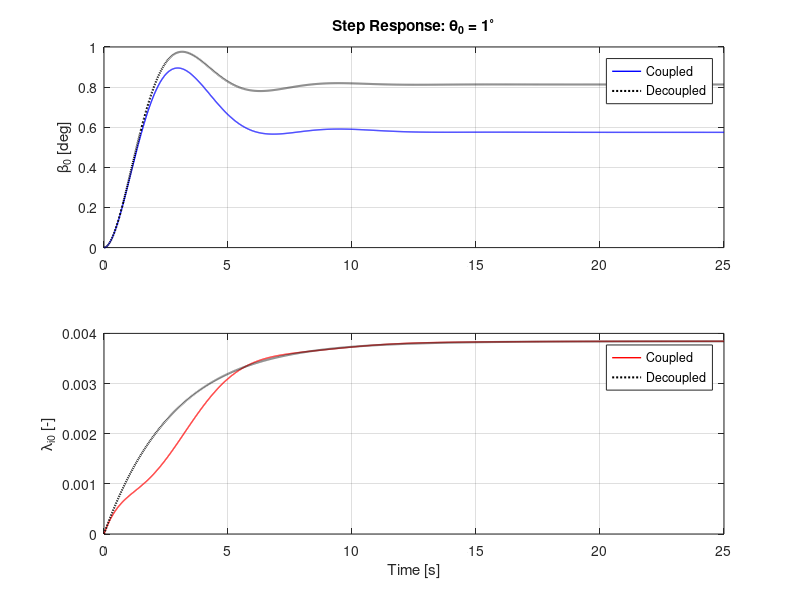
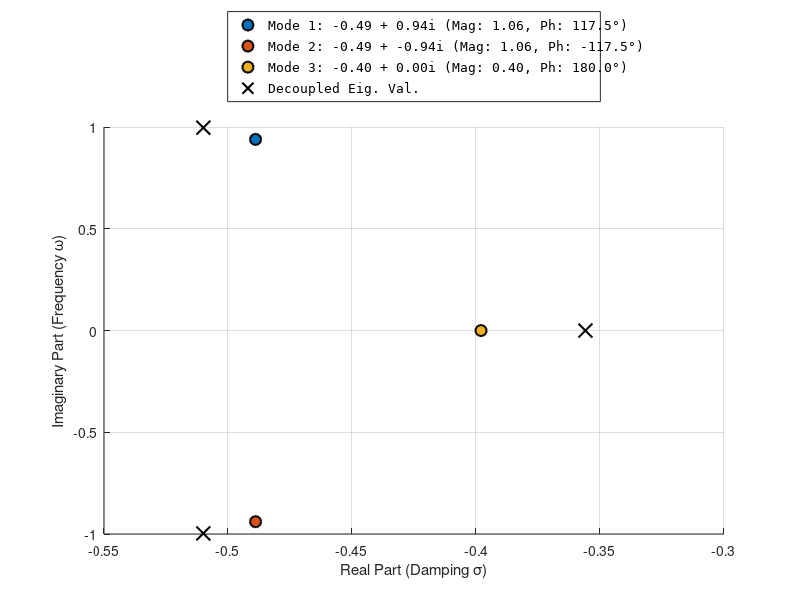

MATLAB code to generate these figures, in order:
% Helicopter Flapping and Dynamic Inflow Analysis
clear; clc; close all;

% Toggle: 1 = 6x6 Cyclic Analysis | 0 = 3x3 Coning Analysis
isSixVec = 0; %[0,1];
pos0 = get(0,'defaultFigurePosition');

for idxSix = 1:length(isSixVec)
    isSix = isSixVec(idxSix);

    %% 1. Parameters
    Cl_alpha      = 5.7;
    gamma    = 8.159;
    sigma    = 0.07;
    nu0beta     = 1.12;
    CT       = 0.005117;
    lambda_i = sqrt(CT/2);

    % Using Option 1 for Inflow Constants
    KI = 16 / (pi * 45);
    Km = 8 / (pi * 3); % Note: Km is not used in this specific A-matrix version

    %% 2. Construct Matrix A and B from Images
    % State vector: [beta_dot_1c; beta_dot_1s; beta_1c; beta_1s; lambda_1s; lambda_1c]
    % Inputs: [theta_c; theta_s]

    % Helper variables for clarity
    g8    = gamma / 8;
    g6 = gamma / 6;
    nuSq1 = nu0beta^2 - 1;
    C_inf = (Cl_alpha * sigma) / (16 * KI);
    L_inf = (lambda_i / KI) + C_inf;

    % Following your specific definition for the inflow terms
    C_inf_0 = (Cl_alpha * sigma) / (6 * Km);
    % The term is defined as negative for stability in the A matrix
    L_inf_0 = -(1 / Km) * (4 * lambda_i + (Cl_alpha * sigma / 4));

    if isSix == 1
        A = [ -g8,    -2,    -nuSq1,  -g8,      0,     -g8;
            2,     -g8,     g8,    -nuSq1,  -g8,      0;
            1,      0,      0,      0,      0,      0;
            0,      1,      0,      0,      0,      0;
            0,     -C_inf,  C_inf,  0,     -L_inf,  0;
            -C_inf,  0,      0,     -C_inf,   0,     -L_inf ];
        B = [ g8,      0;
            0,       g8;
            0,       0;
            0,       0;
            0,       C_inf;
            C_inf,   0 ];
    else
        % Matrix A from your derivation (3x3 coning)
        A = [ -g8,      -nu0beta^2,  -g6;
            1,        0,        0;
            -C_inf_0,  0,       L_inf_0 ];
        % Matrix B from your derivation
        B = [ g8;
            0;
            C_inf_0 ];
    end

    %% 3. Eigenvalues and Normalized Eigenvectors
    [V, D] = eig(A);
    ev = diag(D);

    if isSix == 1
        A_flap_only = A(1:4, 1:4); % Coupled flapping states
        A_inf_only  = A(5:6, 5:6); % Coupled inflow states
        ev_dec = [eig(A_flap_only); eig(A_inf_only)];
    else
        % For 3x3 coning: rows 1-2 are flapping, row 3 is inflow
        ev_dec = [eig(A(1:2, 1:2)); A(3,3)];
    end

    % Custom Normalization:
    % Max element magnitude = 1, Phase of that element = 0 deg
    V_norm = zeros(size(V));
    for k = 1:size(V, 2)
        [max_val, idx] = max(abs(V(:,k)));
        ref_phase = angle(V(idx, k));
        V_norm(:, k) = (V(:, k) / max_val) * exp(-1i * ref_phase);
    end

    % Display Results to Command Window
    disp('Eigenvalues:'); disp(ev);
    for idx = 1:size(V, 2)
        fprintf('\nMode %d Eigenvector (Mag | Phase Deg):\n', idx);
        disp([abs(V_norm(:,idx)), angle(V_norm(:,idx))*180/pi]);
    end

    % --- Section 3 Expansion: Detailed Eigenvalue Map ---
    figure(idxSix*10);
    %set(gcf,'position',[pos0(1:2) 1.5 *pos0(3), pos0(4)])
    clf; hold on;
    colors_ev = lines; % 6 distinct colors for the 6 modes
    h = zeros(size(V, 2),1);

    for k = 1:size(V, 2)
        % Calculate Magnitude and Phase of the Eigenvalue itself
        ev_mag = abs(ev(k));
        ev_phase = angle(ev(k)) * 180/pi; % Phase in degrees

        % Plot each eigenvalue
        h(k) = plot(real(ev(k)), imag(ev(k)), 'o', 'MarkerSize', 8, ...
            'MarkerFaceColor', colors_ev(k,:), 'Color', 'k', 'LineWidth', 1.5);

        % Construct legend string with Mag and Phase
        ev_labels{k} = sprintf('Mode %d: %.2f + %.2fi (Mag: %.2f, Ph: %.1f°)', ...
            k, real(ev(k)), imag(ev(k)), ev_mag, ev_phase); %#ok<*SAGROW>
    end

    grid on; %xline(0, 'k-', 'LineWidth', 2); yline(0, 'k-', 'LineWidth', 2);
    xlabel('Real Part (Damping \sigma)');
    ylabel('Imaginary Part (Frequency \omega)');

    % title('System Eigenvalues: Stability & Frequency Analysis');

    % Capture the handle for the decoupled plot
    h_dec = plot(real(ev_dec), imag(ev_dec), 'kx', 'MarkerSize', 10, 'LineWidth', 1.5);

    % 2. Combine the handles and the labels into one legend call
    % [h; h_dec] merges the 6 mode handles with the 1 decoupled handle
    % [ev_labels, {'Decoupled Eig. Val.'}] merges the two cell arrays
    legend([h; h_dec], [ev_labels, {'Decoupled Eig. Val.'}], ...
        'Location', 'northoutside', 'FontSize', 9, 'FontName', 'Consolas');

    %axis tight;
    hold off;

    %% 4. Time Simulation (Step Inputs)
    deg2rad = pi/180;
    t = 0:0.01:25; % Non-dimensional time

    if isSix == 1

        % Inputs must be (length(t) x num_inputs)
        % Case 1: QC = 1 deg, QS = 0
        u1 = [ones(length(t), 1)*deg2rad, zeros(length(t), 1)];
        % Case 2: QC = 0, QS = 1 deg
        u2 = [zeros(length(t), 1), ones(length(t), 1)*deg2rad];

        sys = ss(A, B, eye(size(A, 1)), 0);
        [y1, t1] = lsim(sys, u1, t);
        [y2, t2] = lsim(sys, u2, t);
    else
        % 3x3 coning
        u = ones(size(t))*deg2rad;

        sys_coned = ss(A, B, eye(3), 0);
        [y, t_out] = lsim(sys_coned, u, t);
    end


    % Create a decoupled version of A by zeroing out coupling blocks
    A_decoupled = A;
    if isSix == 1
        % 6x6 Cyclic Analysis: States [beta_dot_1c/s; beta_1c/s; lambda_1c/s]
        A_decoupled(1:4, 5:6) = 0; % Remove inflow effect on flapping [cite: 57-89]
        A_decoupled(5:6, 1:4) = 0; % Remove flapping effect on inflow [cite: 57-89]

        % Construct the decoupled system for simulation
        sys_dec = ss(A_decoupled, B, eye(size(A, 1)), 0);

        y1_dec = lsim(sys_dec, u1, t);
        y2_dec = lsim(sys_dec, u2, t);

    else
        % 3x3 Coning Analysis: States [beta_dot; beta; lambda_i0]
        % Row 1 & 2 are flapping, Row 3 is inflow
        A_decoupled(1:2, 3) = 0;   % Remove inflow effect on flapping
        A_decoupled(3, 1:2) = 0;   % Remove flapping effect on inflow
        % Construct the decoupled system for simulation
        sys_dec = ss(A_decoupled, B, eye(size(A, 1)), 0);

        [y_dec] = lsim(sys_dec, u, t);
    end






    %% 5. Plotting (States in Degrees)
    if isSix == 1
        % --- 6x6 Cyclic Results---
        figure(2);
        subplot(2,1,1);
        plot(t, y1(:,3)*180/pi, 'b', t, y1(:,4)*180/pi, 'r--');
        ylabel('Flapping [deg]'); title('Step Response: \theta_C = 1^\circ');
        legend('\beta_{1C}', '\beta_{1S}'); grid on;
        subplot(2,1,2);
        plot(t, y2(:,3)*180/pi, 'b', t, y2(:,4)*180/pi, 'r--');
        ylabel('Flapping [deg]'); xlabel('Time [s]');
        title('Step Response: \theta_S = 1^\circ');
        legend('\beta_{1C}', '\beta_{1S}'); grid on;

        % 6x6 Inflow plotting
        figure(3);
        subplot(2,1,1);
        plot(t, y1(:,5)*180/pi, 'b', t, y1(:,6)*180/pi, 'r--');
        ylabel('Inflow [-]'); title('Step Response: \theta_C = 1^\circ');
        legend('\lambda_{1C}', '\lambda_{1S}'); grid on;
        subplot(2,1,2);
        plot(t, y2(:,5)*180/pi, 'b', t, y2(:,6)*180/pi, 'r--');
        ylabel('Inflow [-]'); xlabel('Time [s]');
        title('Step Response: \theta_S = 1^\circ');
        legend('\lambda_{1C}', '\lambda_{1S}'); grid on;

    else
        % --- 3x3 Coning Results - SINGLE PLOT MODE ---
        lw = 1;
        figure(4); clf;

        subplot(2,1,1);
        plot(t_out, y(:,2)*180/pi, 'b', 'LineWidth', lw);  % beta_0 flapping

        hold on;
        plot(t_out, y_dec(:,2)*180/pi, 'k:','LineWidth', lw+0.5); % Decoupled flapping in dotted black
        legend('Coupled', 'Decoupled');
        ylabel('\beta_0 [deg]');
        title('Step Response: \theta_0 = 1^\circ');
        grid on;

        subplot(2,1,2);
        plot(t_out, y(:,3), 'r', 'LineWidth', lw);         % lambda_i0 inflow
        hold on;
        plot(t_out, y_dec(:,3), 'k:','LineWidth', lw+ 0.5); % Decoupled flapping in dotted black
        legend('Coupled', 'Decoupled');
        ylabel('\lambda_{i0} [-]'); xlabel('Time [s]');
        grid on;

        % NO legend needed - only 1 signal per subplot (exactly as requested)
    end
end
